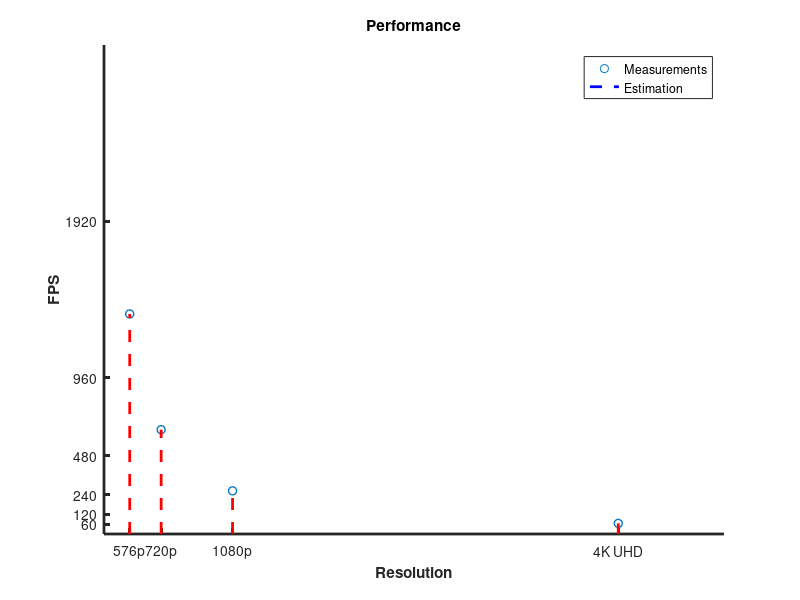

MATLAB code to generate this figure:
a = 2492;
b = -2.165e-6;
c = 364.9;
d = -2.08e-7;
xPts = 1:10e6;

x = [720*576 1280*720 1920*1080 3840*2160];
y = [1350 640 265 65];

figure;
scatter(x, y, 'r*', 'LineWidth', 1);
hold on;
plot(xPts,a*exp(b*xPts)+c*exp(d*xPts), 'b--', 'LineWidth', 2);

for idx=1:length(y)
    plot([x(idx) x(idx)], [0 y(idx)], 'r--', 'LineWidth', 2);
end

legend({'Measurements', 'Estimation'});
xlabel('Resolution', 'FontWeight', 'bold');
ylabel('FPS', 'FontWeight', 'bold');
title('Performance');
xticks([720*576 1280*720 1920*1080 3840*2160 7680*4320])
xticklabels({'576p', '720p', '1080p', '4K UHD', '8K UHD'})
yticks([60 120 240 480 960 1920])
yticklabels({'60', '120', '240', '480', '960', '1920'})
set(gca,'linewidth',2)
set(get(gca, 'XAxis'), 'FontWeight', 'bold');
set(get(gca, 'YAxis'), 'FontWeight', 'bold');

saveas(gcf, 'performance.png');